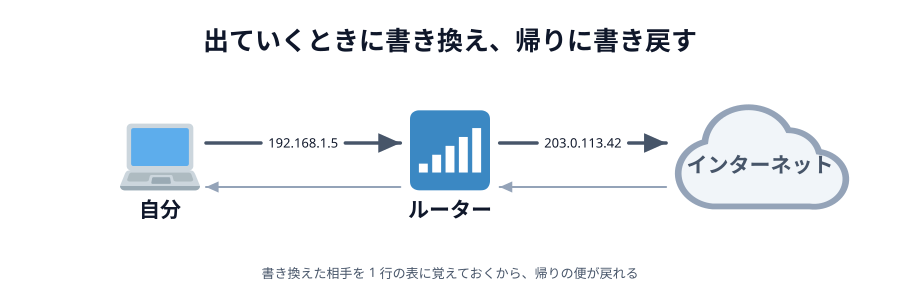

Write Python code to recreate this figure.
# 00-thumbnail.svg
# スキーマ: CONTAINER（家の中）+ SOURCE-PATH-GOAL（外へ出て、戻ってくる）

import sys

sys.path.insert(0, "/Users/seekseep/.claude/skills/genfig")
from genfig import Canvas, PALETTE

c = Canvas(900, 300)
c.text(450, 50, "出ていくときに書き換え、帰りに書き戻す", scale="xl")

home = c.node(160, 165, "自分", emoji_cp="1f4bb", color="blue")
router = c.node(450, 165, "ルーター", emoji_cp="1f4f6", color="yellow")
net = c.node(760, 165, "インターネット", shape="cloud", color="gray", w=190, h=116)

c.link(home, router, label="192.168.1.5", label_scale="sm", offset=22)
c.link(router, net, label="203.0.113.42", label_scale="sm", offset=22)
c.link(net, router, primary=False, offset=22)
c.link(router, home, primary=False, offset=22)

c.text(450, 278, "書き換えた相手を 1 行の表に覚えておくから、帰りの便が戻れる", scale="sm")

c.save("00-thumbnail.svg")
